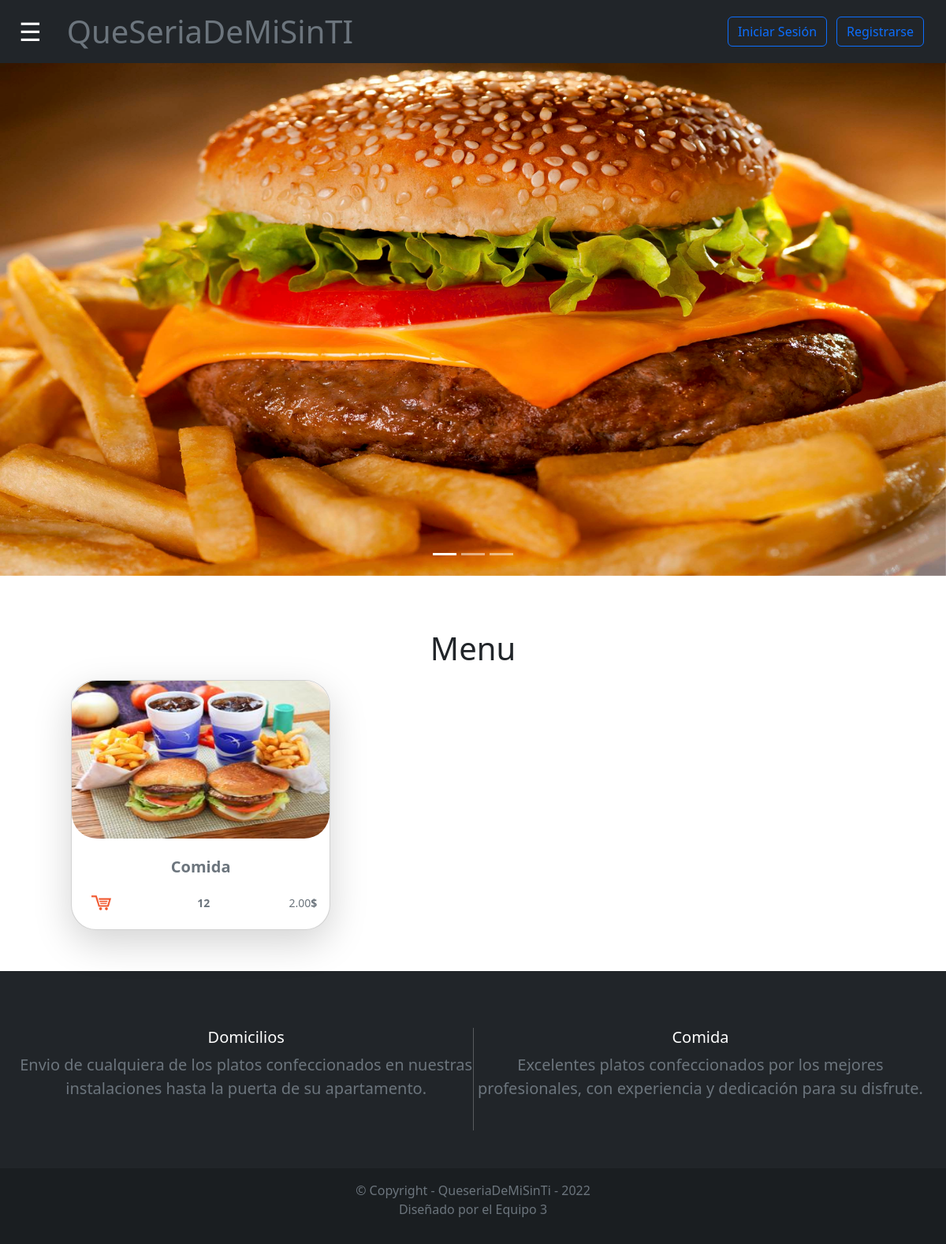
The page /principal/ on the database its author committed.
### Queseriademisinti/models.py (models this page shows, shortened)
class Producto(models.Model):
    nombre = models.CharField(max_length=255, unique=True, null=False, blank=False)
    foto = models.ImageField(upload_to='pics',null=True, blank=True)
    precio = models.DecimalField(max_digits=9, decimal_places=2, verbose_name='Precio',blank=False, null=False)
    cantidad = models.IntegerField(blank=False, null=False)
    class Meta:
        ordering = ['nombre']

### Queseriademisinti/views.py (the view)
# urls.py: path('principal/',views.ProductoClientListView.as_view(), name='principal'),
class ProductoClientListView(ListView):
        model = _models.Producto
        template_name = 'administrador.html'
        permission_required = 'Queseriademisinti.view_producto'
        def get_context_data(self, **kwargs):
            context = super().get_context_data(**kwargs)
            context['title'] = 'Listado de Productos'
            return context

### Queseriademisinti/templates/administrador.html (shortened to what this page needs)
{% extends 'base_principal.html' %}
{% load static %}
{%block 'carrusel'%}
<div id="carouselExampleIndicators" class="carousel slide" data-bs-ride="true">
    <div class="carousel-indicators">
      <button type="button" data-bs-target="#carouselExampleIndicators" data-bs-slide-to="0" class="active" aria-current="true" aria-label="Slide 1"></button>
      <button type="button" data-bs-target="#carouselExampleIndicators" data-bs-slide-to="1" aria-label="Slide 2"></button>
      <button type="button" data-bs-target="#carouselExampleIndicators" data-bs-slide-to="2" aria-label="Slide 3"></button>
    </div>
    <div class="carousel-inner">
      <div class="carousel-item active">
        <img src={% static 'images/carrusel-1.jpg' %} width="100%" height="650" alt="carrousel">
      </div>
    </div>
  </div>
{%endblock 'carrusel'%}
{% block content %}
<div class="album">
    <div class="container">
    {% if object_list %}
    <div class="container my-3">
        <h1 class="text-center" id="menu">Menu</h1>
    </div>
    {% endif %}
        <div class="row row-cols-1 row-cols-sm-2 row-cols-md-3 g-3">
            {% for producto in object_list %}
               {%if producto.cantidad != 0%}
            <div class="col">
                <div class="card shadow-lg rounded-5">
                        <img class="rounded-5" src="{{producto.foto.url| escape }}" alt={{producto.nombre}} width="100%" height="200">
                        <div class="card-body">
                                <p class="card-text text-center h5 text-muted my-2 mb-3"><strong>{{producto.nombre}}</strong></p>
                                <div class="d-flex justify-content-between align-items-center">
                                    <div class="btn-group">
                                        <a class="btn btn-sm btn-outline" href="{% url 'add_pedido' producto.id %}"><img src={% static 'images/icons/shoppingcart_77968.png' %} alt="logo" width="25"></a>
                                    </div>
                                    <small class="text-muted"><strong>{{producto.cantidad}}</strong></small>
                                    <small class="text-muted">{{producto.precio}}<strong>$</strong></small>
                                </div>
                        </div>
                </div>
            </div>
                {%endif%}
            {% endfor %}
        </div>
    </div>
</div>
{% endblock content %}

### Queseriademisinti/templates/base_principal.html (shortened to what this page needs)
{% load static %}
<!DOCTYPE html>
<html lang="en">
<head>
    <link rel="stylesheet" href={% static 'css/bootstrap.min.css' %} />
    <link rel="stylesheet" href={% static 'css/index.css' %} />
    <link rel="stylesheet" href="{% static 'DataTables/DataTables-1.12.1/css/jquery.dataTables.min.css' %}">
    <link rel="stylesheet" href="{% static 'DataTables/responsive/2.3.0/css/responsive.bootstrap5.min.css' %}">
</head>
<body>
        {% include 'navbar.html' %}
        {% block 'carrusel' %}{% endblock 'carrusel' %}
        <div class="container d-felx flex-row my-1 p-5">
            {% block content %}{% endblock content %}
         </div>
    {% include "footer.html" %}
</body>
</html>

### Queseriademisinti/templates/navbar.html (shortened to what this page needs)
{% load static %}
{% load grupos_tag %}
<div>
    <nav class="d-flex flex-row justify-content-between aling-items-center bg-dark">
        <div class="d-flex flex-row mx-2 justify-content-center align-items-center">
            <span onclick="openNav()" class="mobile-nav-open-icon">&#9776</span>
            <a class="navbar-brand"
         href="{% url "principal" %}"><span class="display-6 text-light text-muted"><strong>QueSeriaDeMiSinTI</strong></span></a
        >
        </div>
        <div class="navbar-nav px-4">
            <div class="nav-item text-nowrap d-flex flex-row">
                    {% if user.is_authenticated %}
                        <div class="p-1">
                            <span class="me-2 text-uppercase text-muted"><strong>{{ request.user.username}}
                            {%if request.user.is_cliente%}
                                {%if request.user|has_group:"cliente"%}- Cliente{%endif%}
                            {%else%}
                                {%if request.user|has_group:"dependiente"%}- Dependiente{%endif%}
                                {%if request.user|has_group:"admin" or request.user.is_superuser%}- Administrador{%endif%}
                                {%if request.user|has_group:"repartidor"%}- Repartidor{%endif%}
                            {%endif%}
                        </strong></span>
                        </div>
                        <a class="" href="{% url 'logout' %}" id="logout" title="Salir">
                            <img src={% static  'images/icons/door-open.svg' %} alt="Desconectarse"
                                class="rounded-circle" width="24" height="24">
                        </a>
                    {%else%}
                    <a class="btn btn-outline-primary mx-2" href={% url 'login' %}>Iniciar Sesión</a>
                    <a class="btn btn-outline-primary mx-1" href={% url 'register' %}>Registrarse</a>
                    {% endif%}
            </div>
        </div>
    </nav>
</div>

### Queseriademisinti/templates/footer.html (shortened to what this page needs)
<footer class="bg-dark text-center text-white d-flex flex-column justify-content-center">
    <div class="p-4 d-flex flex-row justify-content-center align-items-center">
      <section class="mb-4 mt-5">
        <div class="d-flex">
            <div class="px-6">
                <h5>Domicilios</h5>
                <p class="lead fw-normal text-muted">
                    Envio de cualquiera de los platos confeccionados
                    en nuestras instalaciones hasta la puerta de
                    su apartamento.
                </p>
            </div>
            <div class="px-6">
                <h5>Comida</h5>
                <p class="lead fw-normal text-muted">
                    Excelentes platos confeccionados por los mejores
                    profesionales, con experiencia y dedicación
                    para su disfrute.
                </p>
            </div>
          </div>
      </section>
    </div>
    <div class="text-center p-3 text-muted" style="background-color: rgba(0, 0, 0, 0.2);">
        &copy; Copyright - QueseriaDeMiSinTi - 2022
        <p >Diseñado por el Equipo 3</p>
    </div>
</footer>

### Queseriademisinti/static/css/index.css (style rules this page uses)
nav { width: 100%; height: 5rem; display: flex; justify-content: flex-start; align-items: center; position: relative; top: 0; left: 0; background-color: rgba(0, 0, 0, 0.2); z-index: 1; }
.mobile-nav-open-icon { font-size: 2rem; cursor: pointer; margin-right: 2rem; color: white; margin-left: 1rem; }

### rows shown on the page
Producto: foto (picture), nombre "Comida", cantidad "12", precio "2.00"
